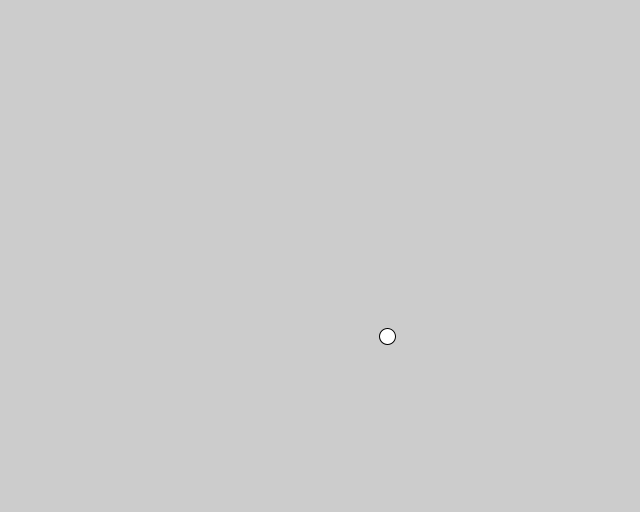
Frame 1 (no input)
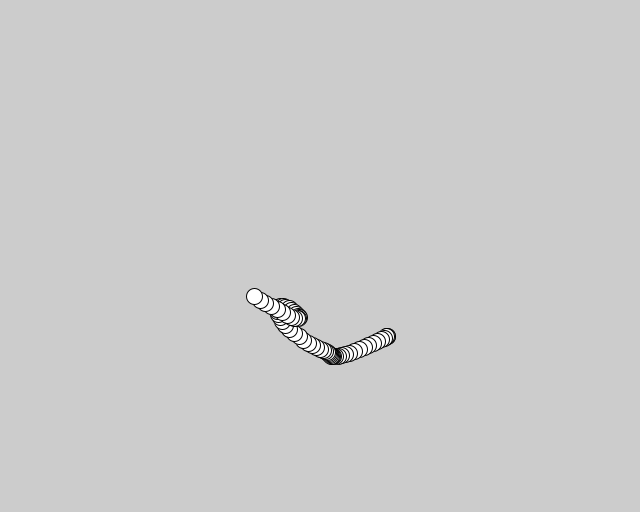
Frame 60 (the mouse pressed at the canvas centre just before this capture)
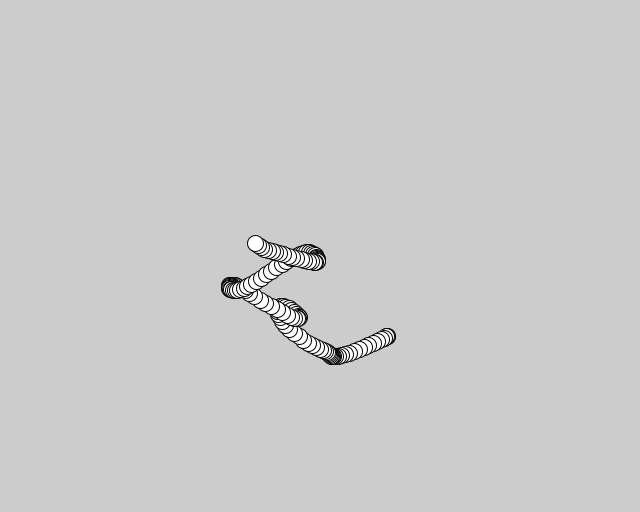
Frame 120 (the mouse held since frame 60 and released just before this capture)

The Processing sketch that drew these frames (run headless with seeded random() and noise(); from frame 60 on, the mouse is pressed at the canvas centre):

// Processing sketch: Perlin_Snake
// ── Perlin_Snake.pde
Walker w;

void setup() {
    size(640, 512);
    w = new Walker();
}

void draw() {
    w.step();
    w.display();
}
// ── Walker.pde
class Walker {
    float x;
    float y;
    float tx;
    float ty;
    float perlin_step;
    
    Walker() {
        x = width / 2;
        y = height / 2;
        tx = 0;
        ty = 10000;
        perlin_step = 0.01;
    }
    
    void display() {
        ellipse(x, y, 16, 16);
    }
    
    void step() {
        x = map(noise(tx), 0, 1, 0, width);
        y = map(noise(ty), 0, 1, 0, height);
        tx += perlin_step;
        ty += perlin_step;
    }
}
